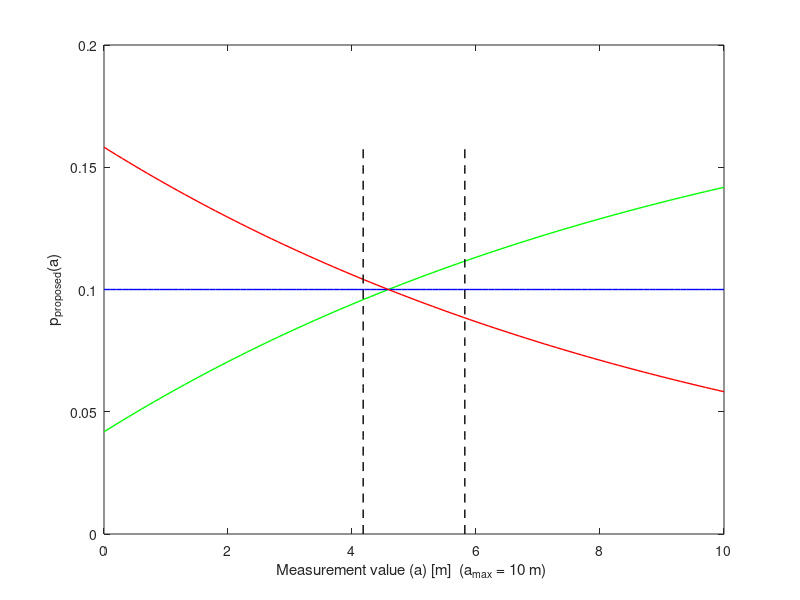
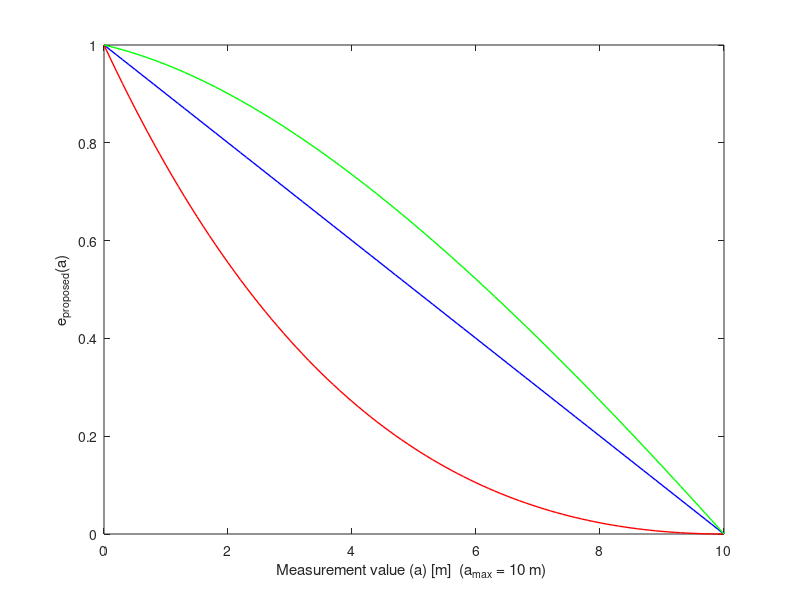

These figures' MATLAB source, in order:


% produced by Ozan Vahit Altınpınar (altinpinaro@itu.edu.tr) (2025)
% Matlab script Energy_functions.m
% Description: This script generates the graphs of the energy functions and probability density functions used in determining Similar Energy Regions.

clc;
clear all;

dmax = 10;
d=0:0.1:dmax;
N = length(d);
e = exp(1);
fun = @(x) x.*((1/(dmax*(exp(1)-1)))).*(exp(1-x/dmax));
T_H1 =  integral(fun,0,dmax)

fun = @(x) ((1/((e-1)*dmax))*(1-exp(1-x/dmax)) + (2*e-3)/((e-1)*dmax)).*x;
T_H2 =  integral(fun,0,dmax)

f_Nw = ((1/(dmax*(exp(1)-1)))).*(exp(1-d/dmax)); % probability density function for the narrow region
f_Mm(1:N) = 1/dmax; % probability density function for the medium region
f_We = ((1/(dmax*(exp(1)-1)))).*(1-(exp(1-(d)/dmax)))+(2*e-3)/((e-1)*dmax); % probability density function for the wide region

A_max = [max(f_Nw) max(f_Mm) max(f_We)]
p_max = max(A_max)+0.01;

t = 0:0.01:p_max;
M = length(t);
f_TH1(1:M) = T_H1;
f_TH2(1:M) = T_H2;


figure(1)
plot(d,f_We,'g','Linewidth',1)
hold on
plot(d,f_Mm,'b','Linewidth',1)
hold on
plot(d,f_Nw,'r','Linewidth',1)
hold on
plot(f_TH1,t,'k--','Linewidth',1)
hold on
plot(f_TH2,t,'k--','Linewidth',1)

xlabel("Measurement value (a) [m]  (a_{max} = 10 m) ")
ylabel("p_{proposed}(a)")


e_Nw = (1- (d/dmax).*exp(1-d/dmax)); % Energy function for the narrow region
e_Mm = (1-(d/dmax)); % Energy function for the medium region
e_We = 1 - ((d/((2*e-3)*dmax)).*(1-exp(1-d/dmax)) + d./dmax); % Energy function for the wide region


figure(2)
plot(d,e_Mm,'b','Linewidth',1)
hold on
plot(d,e_Nw,'r','Linewidth',1)
hold on
plot(d,e_We,'g','Linewidth',1)

xlabel("Measurement value (a) [m]  (a_{max} = 10 m) ")
ylabel("e_{proposed}(a)")

